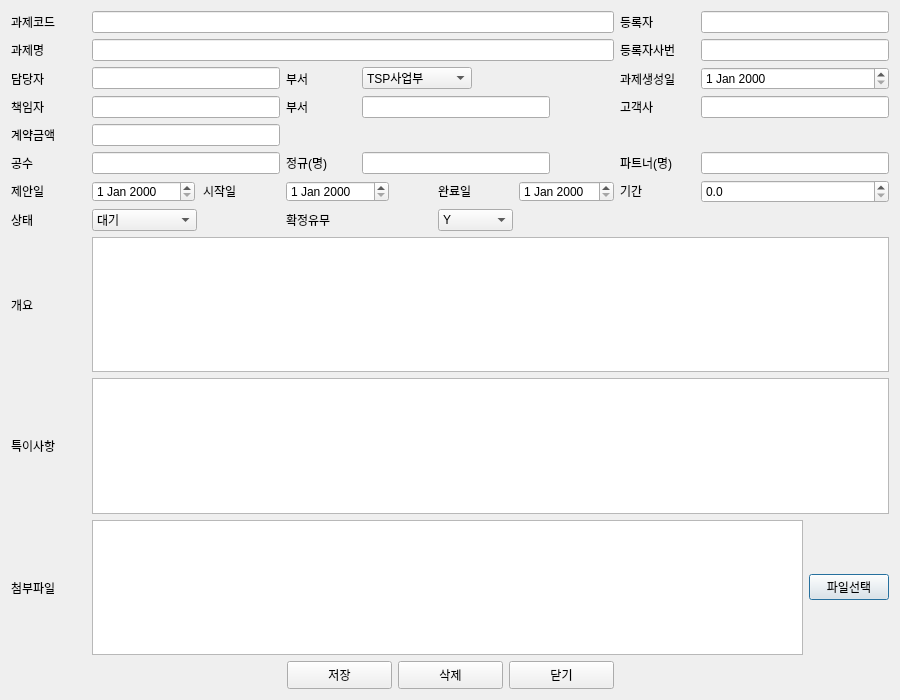
<?xml version="1.0" encoding="UTF-8"?>
<ui version="4.0">
 <class>Dialog</class>
 <widget class="QDialog" name="Dialog">
  <property name="geometry">
   <rect>
    <x>0</x>
    <y>0</y>
    <width>900</width>
    <height>700</height>
   </rect>
  </property>
  <property name="windowTitle">
   <string>Dialog</string>
  </property>
  <layout class="QGridLayout" name="gridLayout_2">
   <item row="0" column="0">
    <layout class="QVBoxLayout" name="verticalLayout">
     <item>
      <layout class="QGridLayout" name="gridLayout_12">
       <item row="5" column="3">
        <widget class="QLabel" name="label_14">
         <property name="text">
          <string>정규(명)</string>
         </property>
        </widget>
       </item>
       <item row="2" column="3">
        <widget class="QLabel" name="label_19">
         <property name="text">
          <string>부서</string>
         </property>
        </widget>
       </item>
       <item row="0" column="8">
        <widget class="QLineEdit" name="pm_save_name">
         <property name="minimumSize">
          <size>
           <width>188</width>
           <height>0</height>
          </size>
         </property>
         <property name="maximumSize">
          <size>
           <width>188</width>
           <height>16777215</height>
          </size>
         </property>
        </widget>
       </item>
       <item row="6" column="5">
        <widget class="QLabel" name="label_18">
         <property name="minimumSize">
          <size>
           <width>75</width>
           <height>20</height>
          </size>
         </property>
         <property name="maximumSize">
          <size>
           <width>75</width>
           <height>20</height>
          </size>
         </property>
         <property name="text">
          <string>완료일</string>
         </property>
        </widget>
       </item>
       <item row="10" column="0">
        <widget class="QLabel" name="label_11">
         <property name="text">
          <string>첨부파일</string>
         </property>
        </widget>
       </item>
       <item row="2" column="8">
        <widget class="QDateEdit" name="pm_create_date"/>
       </item>
       <item row="7" column="1">
        <widget class="QComboBox" name="pm_status">
         <item>
          <property name="text">
           <string>대기</string>
          </property>
         </item>
         <item>
          <property name="text">
           <string>제안</string>
          </property>
         </item>
         <item>
          <property name="text">
           <string>실행</string>
          </property>
         </item>
         <item>
          <property name="text">
           <string>완료</string>
          </property>
         </item>
         <item>
          <property name="text">
           <string>취소</string>
          </property>
         </item>
        </widget>
       </item>
       <item row="3" column="8">
        <widget class="QLineEdit" name="pm_business">
         <property name="minimumSize">
          <size>
           <width>188</width>
           <height>0</height>
          </size>
         </property>
         <property name="maximumSize">
          <size>
           <width>188</width>
           <height>16777215</height>
          </size>
         </property>
        </widget>
       </item>
       <item row="0" column="1" colspan="6">
        <widget class="QLineEdit" name="pm_code"/>
       </item>
       <item row="3" column="1" colspan="2">
        <widget class="QLineEdit" name="pm_manager">
         <property name="minimumSize">
          <size>
           <width>188</width>
           <height>0</height>
          </size>
         </property>
         <property name="maximumSize">
          <size>
           <width>188</width>
           <height>16777215</height>
          </size>
         </property>
        </widget>
       </item>
       <item row="1" column="1" colspan="6">
        <widget class="QLineEdit" name="pm_name"/>
       </item>
       <item row="8" column="1" colspan="8">
        <widget class="QTextEdit" name="pm_outline"/>
       </item>
       <item row="5" column="4" colspan="3">
        <widget class="QLineEdit" name="pm_full">
         <property name="minimumSize">
          <size>
           <width>188</width>
           <height>0</height>
          </size>
         </property>
         <property name="maximumSize">
          <size>
           <width>188</width>
           <height>16777215</height>
          </size>
         </property>
        </widget>
       </item>
       <item row="3" column="4" colspan="3">
        <widget class="QLineEdit" name="pm_bu">
         <property name="minimumSize">
          <size>
           <width>188</width>
           <height>0</height>
          </size>
         </property>
         <property name="maximumSize">
          <size>
           <width>188</width>
           <height>16777215</height>
          </size>
         </property>
        </widget>
       </item>
       <item row="5" column="8">
        <widget class="QLineEdit" name="pm_part">
         <property name="minimumSize">
          <size>
           <width>188</width>
           <height>0</height>
          </size>
         </property>
         <property name="maximumSize">
          <size>
           <width>188</width>
           <height>16777215</height>
          </size>
         </property>
        </widget>
       </item>
       <item row="10" column="1" colspan="8">
        <layout class="QGridLayout" name="gridLayout">
         <item row="0" column="1">
          <widget class="QPushButton" name="attchFileBtn">
           <property name="text">
            <string>파일선택</string>
           </property>
          </widget>
         </item>
         <item row="0" column="0">
          <widget class="QTableWidget" name="pm_file">
           <property name="editTriggers">
            <set>QAbstractItemView::NoEditTriggers</set>
           </property>
           <property name="tabKeyNavigation">
            <bool>true</bool>
           </property>
           <property name="showDropIndicator" stdset="0">
            <bool>false</bool>
           </property>
           <property name="dragDropOverwriteMode">
            <bool>false</bool>
           </property>
           <property name="cornerButtonEnabled">
            <bool>false</bool>
           </property>
           <attribute name="horizontalHeaderVisible">
            <bool>false</bool>
           </attribute>
           <attribute name="verticalHeaderVisible">
            <bool>false</bool>
           </attribute>
           <column>
            <property name="text">
             <string>파일명</string>
            </property>
           </column>
           <column>
            <property name="text">
             <string>파일삭제</string>
            </property>
           </column>
           <column>
            <property name="text">
             <string>파일경로</string>
            </property>
           </column>
          </widget>
         </item>
        </layout>
       </item>
       <item row="2" column="1" colspan="2">
        <widget class="QLineEdit" name="pm_nori_manager">
         <property name="minimumSize">
          <size>
           <width>188</width>
           <height>0</height>
          </size>
         </property>
         <property name="maximumSize">
          <size>
           <width>188</width>
           <height>16777215</height>
          </size>
         </property>
        </widget>
       </item>
       <item row="7" column="0">
        <widget class="QLabel" name="label_8">
         <property name="text">
          <string>상태</string>
         </property>
        </widget>
       </item>
       <item row="6" column="8">
        <widget class="QDoubleSpinBox" name="pm_work_date">
         <property name="minimumSize">
          <size>
           <width>188</width>
           <height>0</height>
          </size>
         </property>
         <property name="maximumSize">
          <size>
           <width>188</width>
           <height>16777215</height>
          </size>
         </property>
         <property name="decimals">
          <number>1</number>
         </property>
         <property name="singleStep">
          <double>0.100000000000000</double>
         </property>
        </widget>
       </item>
       <item row="2" column="0">
        <widget class="QLabel" name="label_3">
         <property name="text">
          <string>담당자</string>
         </property>
        </widget>
       </item>
       <item row="3" column="3">
        <widget class="QLabel" name="label_4">
         <property name="text">
          <string>부서</string>
         </property>
        </widget>
       </item>
       <item row="5" column="0">
        <widget class="QLabel" name="label_13">
         <property name="text">
          <string>공수</string>
         </property>
        </widget>
       </item>
       <item row="4" column="1" colspan="2">
        <widget class="QLineEdit" name="pm_price">
         <property name="minimumSize">
          <size>
           <width>188</width>
           <height>0</height>
          </size>
         </property>
         <property name="maximumSize">
          <size>
           <width>188</width>
           <height>16777215</height>
          </size>
         </property>
         <property name="inputMask">
          <string/>
         </property>
        </widget>
       </item>
       <item row="4" column="0">
        <widget class="QLabel" name="label_6">
         <property name="text">
          <string>계약금액</string>
         </property>
        </widget>
       </item>
       <item row="7" column="3">
        <widget class="QLabel" name="label_12">
         <property name="text">
          <string>확정유무</string>
         </property>
        </widget>
       </item>
       <item row="2" column="4" colspan="2">
        <widget class="QComboBox" name="pm_nori_bu">
         <property name="minimumSize">
          <size>
           <width>110</width>
           <height>0</height>
          </size>
         </property>
         <property name="maximumSize">
          <size>
           <width>110</width>
           <height>16777215</height>
          </size>
         </property>
         <item>
          <property name="text">
           <string>TSP사업부</string>
          </property>
         </item>
         <item>
          <property name="text">
           <string>TC사업부</string>
          </property>
         </item>
         <item>
          <property name="text">
           <string>FAB사업부</string>
          </property>
         </item>
         <item>
          <property name="text">
           <string>MIS사업부</string>
          </property>
         </item>
        </widget>
       </item>
       <item row="2" column="7">
        <widget class="QLabel" name="label_20">
         <property name="text">
          <string>과제생성일</string>
         </property>
        </widget>
       </item>
       <item row="7" column="5">
        <widget class="QComboBox" name="pm_confirmed">
         <property name="layoutDirection">
          <enum>Qt::LeftToRight</enum>
         </property>
         <item>
          <property name="text">
           <string>Y</string>
          </property>
         </item>
         <item>
          <property name="text">
           <string>N</string>
          </property>
         </item>
        </widget>
       </item>
       <item row="6" column="3" colspan="2">
        <widget class="QDateEdit" name="pm_start_date">
         <property name="minimumSize">
          <size>
           <width>103</width>
           <height>21</height>
          </size>
         </property>
         <property name="maximumSize">
          <size>
           <width>103</width>
           <height>21</height>
          </size>
         </property>
        </widget>
       </item>
       <item row="3" column="0">
        <widget class="QLabel" name="label_21">
         <property name="text">
          <string>책임자</string>
         </property>
        </widget>
       </item>
       <item row="9" column="1" colspan="8">
        <widget class="QTextEdit" name="pm_bego"/>
       </item>
       <item row="0" column="7">
        <widget class="QLabel" name="label_22">
         <property name="text">
          <string>등록자</string>
         </property>
        </widget>
       </item>
       <item row="5" column="7">
        <widget class="QLabel" name="label_15">
         <property name="text">
          <string>파트너(명)</string>
         </property>
        </widget>
       </item>
       <item row="8" column="0">
        <widget class="QLabel" name="label_9">
         <property name="text">
          <string>개요</string>
         </property>
        </widget>
       </item>
       <item row="0" column="0">
        <widget class="QLabel" name="label">
         <property name="text">
          <string>과제코드</string>
         </property>
        </widget>
       </item>
       <item row="5" column="1" colspan="2">
        <widget class="QLineEdit" name="pm_workload">
         <property name="minimumSize">
          <size>
           <width>188</width>
           <height>0</height>
          </size>
         </property>
         <property name="maximumSize">
          <size>
           <width>188</width>
           <height>16777215</height>
          </size>
         </property>
        </widget>
       </item>
       <item row="3" column="7">
        <widget class="QLabel" name="label_5">
         <property name="text">
          <string>고객사</string>
         </property>
        </widget>
       </item>
       <item row="6" column="2">
        <widget class="QLabel" name="label_17">
         <property name="minimumSize">
          <size>
           <width>75</width>
           <height>20</height>
          </size>
         </property>
         <property name="maximumSize">
          <size>
           <width>75</width>
           <height>20</height>
          </size>
         </property>
         <property name="text">
          <string>시작일</string>
         </property>
        </widget>
       </item>
       <item row="6" column="1">
        <widget class="QDateEdit" name="pm_suggest_date">
         <property name="minimumSize">
          <size>
           <width>103</width>
           <height>21</height>
          </size>
         </property>
         <property name="maximumSize">
          <size>
           <width>103</width>
           <height>21</height>
          </size>
         </property>
        </widget>
       </item>
       <item row="9" column="0">
        <widget class="QLabel" name="label_10">
         <property name="text">
          <string>특이사항</string>
         </property>
        </widget>
       </item>
       <item row="1" column="7">
        <widget class="QLabel" name="label_23">
         <property name="text">
          <string>등록자사번</string>
         </property>
        </widget>
       </item>
       <item row="6" column="0">
        <widget class="QLabel" name="label_16">
         <property name="minimumSize">
          <size>
           <width>75</width>
           <height>20</height>
          </size>
         </property>
         <property name="maximumSize">
          <size>
           <width>75</width>
           <height>20</height>
          </size>
         </property>
         <property name="text">
          <string>제안일</string>
         </property>
        </widget>
       </item>
       <item row="6" column="6">
        <widget class="QDateEdit" name="pm_end_date">
         <property name="maximumSize">
          <size>
           <width>103</width>
           <height>21</height>
          </size>
         </property>
         <property name="sizeIncrement">
          <size>
           <width>103</width>
           <height>21</height>
          </size>
         </property>
        </widget>
       </item>
       <item row="6" column="7">
        <widget class="QLabel" name="label_7">
         <property name="minimumSize">
          <size>
           <width>75</width>
           <height>20</height>
          </size>
         </property>
         <property name="maximumSize">
          <size>
           <width>75</width>
           <height>20</height>
          </size>
         </property>
         <property name="text">
          <string>기간</string>
         </property>
        </widget>
       </item>
       <item row="1" column="0">
        <widget class="QLabel" name="label_2">
         <property name="text">
          <string>과제명</string>
         </property>
        </widget>
       </item>
       <item row="1" column="8">
        <widget class="QLineEdit" name="pm_save_sa">
         <property name="minimumSize">
          <size>
           <width>188</width>
           <height>0</height>
          </size>
         </property>
         <property name="maximumSize">
          <size>
           <width>188</width>
           <height>16777215</height>
          </size>
         </property>
        </widget>
       </item>
      </layout>
     </item>
     <item>
      <layout class="QGridLayout" name="gridLayout_11">
       <item row="0" column="3">
        <widget class="QPushButton" name="cnlBtn">
         <property name="minimumSize">
          <size>
           <width>105</width>
           <height>28</height>
          </size>
         </property>
         <property name="maximumSize">
          <size>
           <width>105</width>
           <height>28</height>
          </size>
         </property>
         <property name="text">
          <string>닫기</string>
         </property>
        </widget>
       </item>
       <item row="0" column="0">
        <spacer name="horizontalSpacer">
         <property name="orientation">
          <enum>Qt::Horizontal</enum>
         </property>
         <property name="sizeHint" stdset="0">
          <size>
           <width>40</width>
           <height>20</height>
          </size>
         </property>
        </spacer>
       </item>
       <item row="0" column="1">
        <widget class="QPushButton" name="saveBtn">
         <property name="minimumSize">
          <size>
           <width>105</width>
           <height>28</height>
          </size>
         </property>
         <property name="maximumSize">
          <size>
           <width>105</width>
           <height>28</height>
          </size>
         </property>
         <property name="text">
          <string>저장</string>
         </property>
        </widget>
       </item>
       <item row="0" column="4">
        <spacer name="horizontalSpacer_2">
         <property name="orientation">
          <enum>Qt::Horizontal</enum>
         </property>
         <property name="sizeHint" stdset="0">
          <size>
           <width>40</width>
           <height>20</height>
          </size>
         </property>
        </spacer>
       </item>
       <item row="0" column="2">
        <widget class="QPushButton" name="delBtn">
         <property name="minimumSize">
          <size>
           <width>105</width>
           <height>28</height>
          </size>
         </property>
         <property name="maximumSize">
          <size>
           <width>105</width>
           <height>28</height>
          </size>
         </property>
         <property name="text">
          <string>삭제</string>
         </property>
        </widget>
       </item>
      </layout>
     </item>
    </layout>
   </item>
  </layout>
 </widget>
 <resources/>
 <connections/>
</ui>
